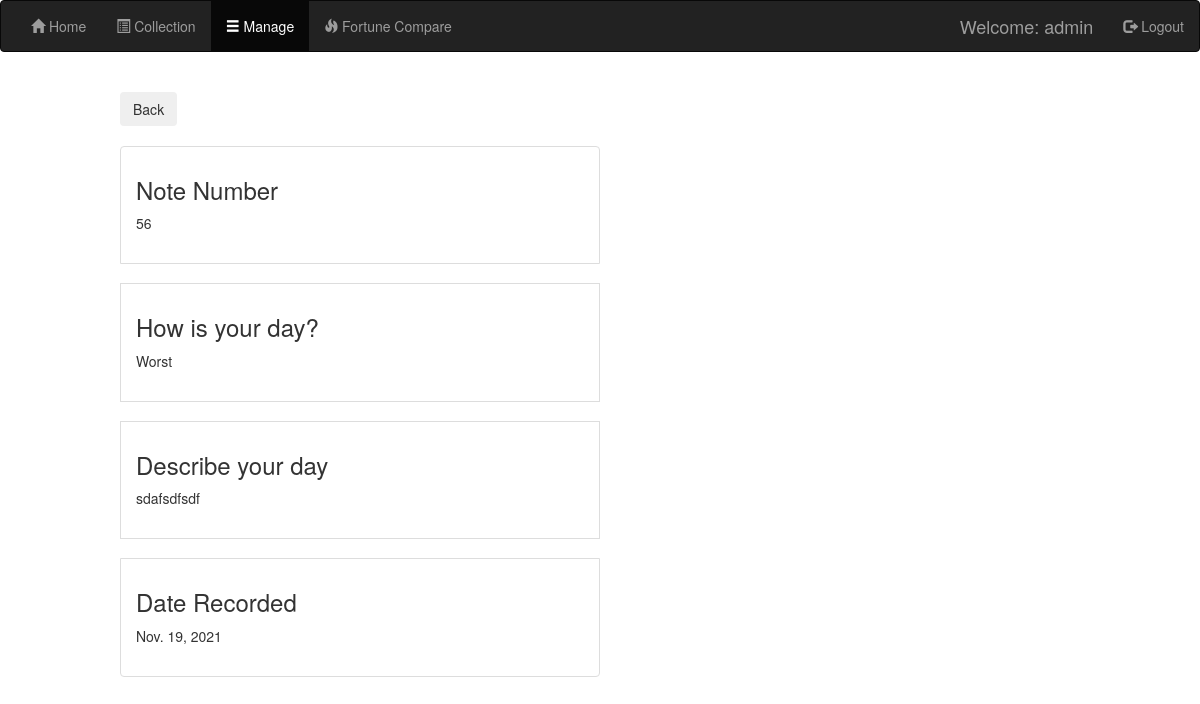
/manage_detail/56/ (signed in), run on the app's committed database.
### fnl/models.py (models this page shows, shortened)
class NotePost(models.Model):
    DAY_CHOICES = (
        ('1', 'Best'),
        ('2', 'Great'),
        ('3', 'Good'),
        ('4', 'Neutral'),
        ('5', 'Not OK'),
        ('6', 'Bad'),
        ('7', 'Worst'),
    )
    is_good_day = models.CharField(max_length=1, choices=DAY_CHOICES)
    reason = models.CharField(max_length=500)
    date_rec = models.DateField(default=timezone.now)

### fnl/views.py (the view)
# urls.py: path('manage_detail/<int:pk>/', BlogDetailView.as_view(), name='manage_detail'),
class BlogDetailView(DetailView):
    model = NotePost
    template_name = 'manage_detail.html'

### templates/manage_detail.html (shortened to what this page needs)
{% extends 'base.html' %}
{% block content %}
{% if user.is_authenticated %}
<br>
      <button id="xsx" class="btn btn-secondary a-btn-slide-text" onclick="location.href = '/../manage';">Back</button>
    <div class = "list-group">
        <li class="list-group-item"><h3>Note Number</h3>{{ notepost.id }}<br><br></li>
        <li class="list-group-item"><h3>How is your day?</h3>{{ notepost.get_is_good_day_display }}<br><br></li>
        <li class="list-group-item"><h3>Describe your day</h3>{{ notepost.reason }}<br><br></li>
        <li class="list-group-item"><h3>Date Recorded</h3>{{ notepost.date_rec }}<br><br></li>
    </div>
    {% else %}
    <h2>You need to login first</h2>
    {% endif %}
{% endblock content %}

### templates/base.html (shortened to what this page needs)
<!DOCTYPE html>
<html lang="en">
<head>
  <link rel="stylesheet" href="https://maxcdn.bootstrapcdn.com/bootstrap/3.4.1/css/bootstrap.min.css">
</head>
<body>
  <header>
    <nav class="navbar navbar-inverse">
      <div class="container-fluid">
        <ul class="nav navbar-nav">
          <li {% if request.resolver_match.url_name == 'home' %} class="active" {% endif %}>
            <a href="{% url 'home' %}"><span class="glyphicon glyphicon-home"></span> Home</a>
          </li>
          <li {% if request.resolver_match.url_name == 'alldata' %} class="active" {% endif %}>
            <a href="{% url 'alldata' %}"><span class="glyphicon glyphicon-list-alt"></span> Collection</a>
          </li>
        </ul>
        {% if user.is_authenticated %}
        <ul class="nav navbar-nav navbar-left">
          <li {% if request.resolver_match.url_name in 'manage,edit,del,add_dis,manage_detail,edit_dis,delete_dis' %} class="active" {% endif %}>
            <a href="{% url 'manage' %}"><span class="glyphicon glyphicon-menu-hamburger"></span> Manage</a>
          </li>
          <li {% if request.resolver_match.url_name == 'cal_1' %} class="active" {% endif %}>
            <a href="{% url 'cal_1' %}"><span class="glyphicon glyphicon-fire"></span> Fortune Compare</a>
          </li>
        </ul>
        <ul class="nav navbar-nav navbar-right">
          <li {% if request.resolver_match.url_name == 'logout' %} class="active" {% endif %}>
            <a href="{% url 'logout' %}"><span class="glyphicon glyphicon-log-out"></span> Logout</a>
          </li>
        </ul>
        <ul class="nav navbar-nav navbar-right">
          <li>
            <a class="navbar-brand">Welcome: {{ user.get_username }}</a>
          </li>
        </ul>
        {% endif %}
      </div>
    </nav>
  </header>
  {% block content %}{% endblock %}
</body>
</html>

### templates/manage_detail.html (style rules this page uses)
#xsx { margin-left: 10%; }
.list-group { margin-left: 10%; margin-right:50%; }
.list-group-item { margin-top:20px; }

### data on the page
NotePost: id "56", is_good_day "Worst", reason "sdafsdfsdf", date_rec "Nov. 19, 2021"

### other printed values
{{ user.get_username }} "admin"
